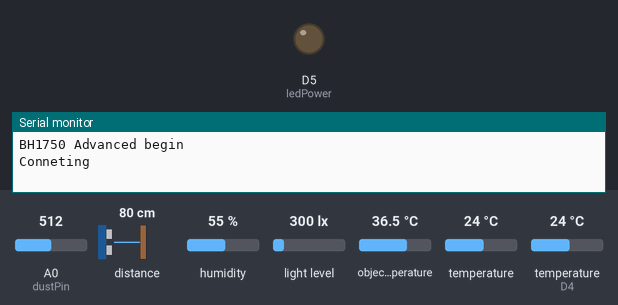
A sketch run on a simulated ESP8266 (NodeMCU). Shown: output pins drawn as LEDs (lit = HIGH), the last lines printed to the serial monitor. The inputs (shaded band) are chosen by the test bench; at power-on: A0 (dustPin) = 512, distance to the obstacle 80 cm, humidity 55 %, light level 300 lx, object temperature 36.5 °C, temperature 24 °C, temperature (sensor on D4) 24 °C. WiFi joins after 1.5 s; servers stay silent unless stated; web services answer with replies made up by the test bench.

Above: at 0.1 s.
At 1.6 s:
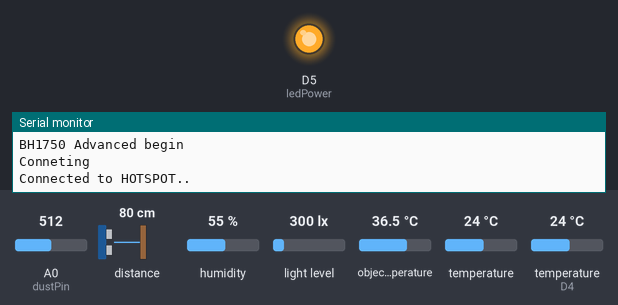
Timing chart, 0 to 3.1 s (numbered marks = the images above):
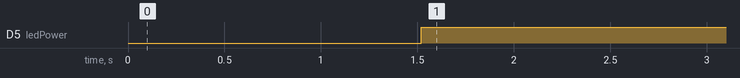

The sketch:

Mobil_Scannera_to_IoT.ino
```cpp
/*Peter Rhoades:
Monday 01/05/21:
Mobil Scanner Inc Sound, Light(BH1750), Laser distance(VL53L0X), Temperature Ambient(SHT31&DallasTemperature) and Object(MLX90614) Readings®
I2C device found at address 0x23:
I2C device found at address 0x29:
I2C device found at address 0x5A:
I2C device found at address 0x44:
*/

#include <ESP8266WiFiMulti.h>
#include <ESP8266HTTPClient.h>
#include <Adafruit_MLX90614.h>
#include <Arduino.h>
#include <Wire.h>
#include "Adafruit_SHT31.h"
#include <BH1750.h>
#include <OneWire.h>
#include <DallasTemperature.h>
#include <VL53L0X.h>
#define ONE_WIRE_BUS D4
String api_key = "VEBS82JPJD8VMVBO";
int field_no1 = 1; //Light: 0x23:
int field_no2 = 2; //Object Temperature 0x5A:
int field_no3 = 3; //Ambient Temperature D4:
int field_no4 = 4; //Dust Sensor A0:
int field_no5 = 5; //Laser 0x29:
int field_no6 = 6; //SHT31 Temperature 0x44:
int field_no7 = 7; //SHT31 Himidity 0x44:
int dustPin=A0;
int sensorValue = 0;
int val;
int DL = 1000;
float dustVal=0;
int ledPower=D5;
int delayTime=280;
int delayTime2=40;
float offTime=9680;
BH1750 lightMeter(0x23);
ESP8266WiFiMulti WiFiMulti;
Adafruit_MLX90614 mlx = Adafruit_MLX90614();
OneWire oneWire(ONE_WIRE_BUS);
DallasTemperature sensors(&oneWire);
VL53L0X Lsensor;
Adafruit_SHT31 sht31 = Adafruit_SHT31();


void setup()
 {
  Serial.begin(115200);
  pinMode(ledPower,OUTPUT);
  pinMode(dustPin, INPUT);
  sensors.begin();
  mlx.begin(); //IR Temperature 0x5A:
  Wire.begin();
  sht31.begin();
  Lsensor.init(); //VL53L0X Laser:
  Lsensor.setTimeout(1500); //VL53L0X Laser:
  Lsensor.startContinuous(1000); //VL53L0X Laser:
  if (lightMeter.begin(BH1750::CONTINUOUS_HIGH_RES_MODE)) {
    Serial.println(F("BH1750 Advanced begin"));
 }else {
    Serial.println(F("Error initialising BH1750"));
 }
wificonnect();
 }

void wificonnect()
 {
  WiFiMulti.addAP("VM6535101", "pzpt3DvVssfj");
  Serial.println("Conneting");
  while(WiFiMulti.run()!=WL_CONNECTED)
 {
    Serial.print(".");
      digitalWrite(D0, LOW);
      delay(100);
      digitalWrite(D0, HIGH);
      delay(100);
 }
    Serial.print("Connected to HOTSPOT..\n");// This line will execute if your device is connected to Access Pass
 }
void loop()
 {
   digitalWrite(ledPower,LOW);
   delayMicroseconds(delayTime);
   dustVal=analogRead(dustPin);
   delayMicroseconds(delayTime2);
   digitalWrite(ledPower,HIGH);
   delayMicroseconds(offTime);
   delay(1200);
if (dustVal>36.455)
  Serial.println("");
  float D = Lsensor.readRangeContinuousMillimeters()-45;
  GETsendD(D);
  float F = mlx.readObjectTempC();
  GETsendF(F);
  float T = sensors.getTempCByIndex(0);
  GETsendT(T);
  float K = sht31.readTemperature();
  GETsendK(K);
  float M = sht31.readHumidity();
  GETsendM(M);
  float L = lightMeter.readLightLevel();
  GETsendL(L);
  float S = ((float(dustVal/1024)-0.0356)*120000*0.035);
  if (S < 0) S = 1;
  GETsendS(S);

 }
 void GETsendD(float data) //Laser:
 {
  HTTPClient http; //http is the object of class HTTPClient this class defines the method to create and send HTTP requests
  String url =  "http://api.thingspeak.com/update?api_key=";
         url += api_key;
         url += "&field";
         url += field_no1;
         url += "=";// Creating HTTP Query/GET Method
         url += data;// passing the parameter to string, this value will reach cloud at field1
  http.begin(url);// initiate HTTP Request to establish connection
  int httpCode = http.GET();// get method, returns a http code, -ve if access denied
  if(httpCode > 0)
 {
 }else{
 Serial.printf("Failed to connect to server");
 }
 http.end();
  Serial.println("");
  Serial.print("(VL53L0X)  Distance: "); Serial.print(data); Serial.println("mm:");
  delay (1200);
 }
 void GETsendF(float data) //Object Temperature:
 {
  HTTPClient http; //http is the object of class HTTPClient this class defines the method to create and send HTTP requests
  String url =  "http://api.thingspeak.com/update?api_key=";
         url += api_key;
         url += "&field";
         url += field_no2;
         url += "=";// Creating HTTP Query/GET Method
         url += data;// passing the parameter to string, this value will reach cloud at field1
  http.begin(url);// initiate HTTP Request to establish connection
  int httpCode = http.GET();// get method, returns a http code, -ve if access denied
  if(httpCode > 0)
 {
 }else{
  Serial.printf("Failed to connect to server");
 }
  http.end();
  Serial.println("");
  Serial.print("(MLX90614) Object Temperature: "); Serial.print(data); Serial.println("*C");
  delay (1200);
 }
 void GETsendT(float data) //Ambient Temperature:
 {
  HTTPClient http; //http is the object of class HTTPClient this class defines the method to create and send HTTP requests
  String url =  "http://api.thingspeak.com/update?api_key=";
         url += api_key;
         url += "&field";
         url += field_no3;
         url += "=";// Creating HTTP Query/GET Method
         url += data;// passing the parameter to string, this value will reach cloud at field1
  http.begin(url);// initiate HTTP Request to establish connection
  int httpCode = http.GET();// get method, returns a http code, -ve if access denied
  if(httpCode > 0)
 {
 }else{
 Serial.printf("Failed to connect to server");
         }
 http.end();
 Serial.println("");
 Serial.print("(Dallas)   Temperature: "); Serial.print(data); Serial.println("*C");
 delay (1200);
 }

 void GETsendL(float data) //Light:
 {
 HTTPClient http; //http is the object of class HTTPClient this class defines the method to create and send HTTP requests
 String url =  "http://api.thingspeak.com/update?api_key=";
        url += api_key;
        url += "&field";
        url += field_no4;
        url += "=";// Creating HTTP Query/GET Method
        url += data;// passing the parameter to string, this value will reach cloud at field1
  http.begin(url);// initiate HTTP Request to establish connection
  int httpCode = http.GET();// get method, returns a http code, -ve if access denied
  if(httpCode > 0)
 {
 }else{
  Serial.printf("Failed to connect to server");
 }
  http.end();
  Serial.println("");
  Serial.print("(BH1750)   Light: "); Serial.print(data); Serial.println("-LUX");
  delay (1200);
 }

void GETsendS(float data) //Dust:
 {
  HTTPClient http; //http is the object of class HTTPClient this class defines the method to create and send HTTP requests
  String url =  "http://api.thingspeak.com/update?api_key=";
         url += api_key;
         url += "&field";
         url += field_no5;
         url += "=";// Creating HTTP Query/GET Method
         url += data;// passing the parameter to string, this value will reach cloud at field1
  http.begin(url);// initiate HTTP Request to establish connection
  int httpCode = http.GET();// get method, returns a http code, -ve if access denied
  if(httpCode > 0)
 {
 }else{
 Serial.printf("Failed to connect to server");
 }
 http.end();
  Serial.println("");
  Serial.print ("(PM2.5)   Dust Level "); Serial.println(data);
  delay (1200);
 }

 void GETsendK(float data) //SHT31 Temperature:
 {
  HTTPClient http; //http is the object of class HTTPClient this class defines the method to create and send HTTP requests
  String url =  "http://api.thingspeak.com/update?api_key=";
         url += api_key;
         url += "&field";
         url += field_no6;
         url += "=";// Creating HTTP Query/GET Method
         url += data;// passing the parameter to string, this value will reach cloud at field1
  http.begin(url);// initiate HTTP Request to establish connection
  int httpCode = http.GET();// get method, returns a http code, -ve if access denied
  if(httpCode > 0)
 {
 }else{
 Serial.printf("Failed to connect to server");
 }
 http.end();
 Serial.println("");
 Serial.print("(SHT31)    Temperature: "); Serial.print(data);  Serial.println("*C");
 delay (1200);
 }

 void GETsendM(float data) //SHT31 Humidity:
 {
  HTTPClient http; //http is the object of class HTTPClient this class defines the method to create and send HTTP requests
  String url =  "http://api.thingspeak.com/update?api_key=";
         url += api_key;
         url += "&field";
         url += field_no7;
         url += "=";// Creating HTTP Query/GET Method
         url += data;// passing the parameter to string, this value will reach cloud at field1
  http.begin(url);// initiate HTTP Request to establish connection
  int httpCode = http.GET();// get method, returns a http code, -ve if access denied
  if(httpCode > 0)
 {
 }else{
 Serial.printf("Failed to connect to server");
 }
 http.end();
 Serial.println("");
 Serial.print("(SHT31)    Humidity: "); Serial.print(data); Serial.println("%");
 }
```

Measured:
- by itself, D5 (ledPower): LOW → HIGH at 1.5 s
